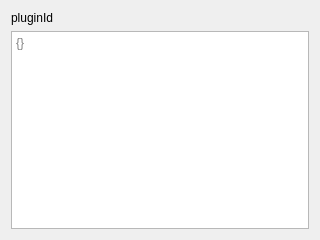
<?xml version="1.0" encoding="UTF-8"?>
<ui version="4.0">
 <class>UnknownPluginWidget</class>
 <widget class="QWidget" name="UnknownPluginWidget">
  <property name="geometry">
   <rect>
    <x>0</x>
    <y>0</y>
    <width>320</width>
    <height>240</height>
   </rect>
  </property>
  <property name="windowTitle">
   <string>Form</string>
  </property>
  <layout class="QGridLayout" name="gridLayout">
   <item row="1" column="0">
    <widget class="QTextBrowser" name="textBrowser">
     <property name="readOnly">
      <bool>false</bool>
     </property>
     <property name="acceptRichText">
      <bool>false</bool>
     </property>
     <property name="placeholderText">
      <string>{}</string>
     </property>
    </widget>
   </item>
   <item row="0" column="0">
    <widget class="QLabel" name="pluginIdLabel">
     <property name="text">
      <string>pluginId</string>
     </property>
    </widget>
   </item>
  </layout>
 </widget>
 <resources/>
 <connections/>
</ui>
